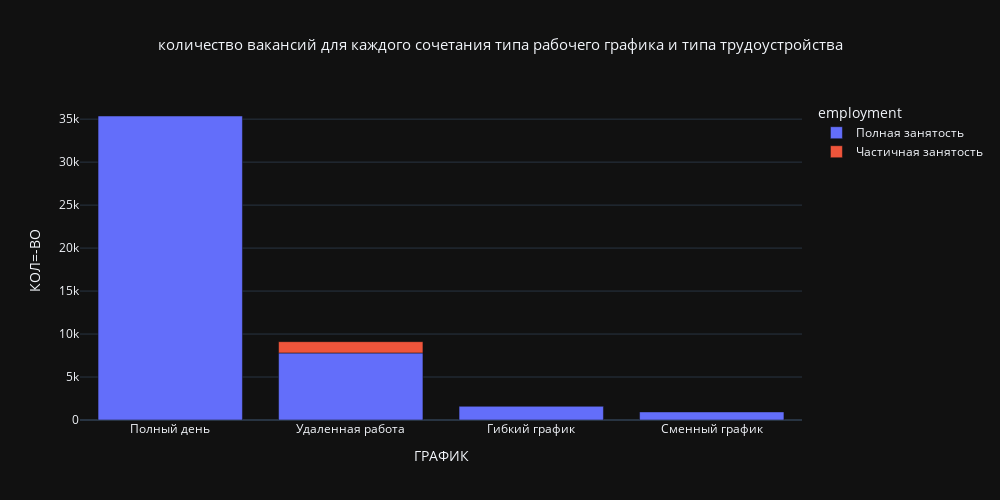

The code cell stored with this chart in its notebook:
### Code cell
DBNAME = 'project_sql'
USER = 'skillfactory'
PASSWORD = 'cCkxxLVrDE8EbvjueeMedPKt'
HOST = '84.201.134.129'
PORT = 5432

connect = psycopg2.connect(
    dbname= DBNAME,
    user= USER,
    password= PASSWORD,
    host= HOST,
    port= PORT
    
    )
query = f'''select v.schedule,
    v.employment,
    count(v.id)
    from public.VACANCIES as v
    group by 1,2
    order by 3 desc
    
     '''
     
df= pd.read_sql_query(query,connect)
res = df.groupby(['schedule','employment'],as_index=False).agg({'count':'mean'}).sort_values('count',ascending=False).iloc[:5]
display(res)
gr = px.bar(data_frame=res,
            x='schedule',
            y= 'count',
            height = 500,
            width= 1000,
            color='employment',
            template='plotly_dark',
            title= 'количество вакансий для каждого сочетания типа рабочего графика и типа трудоустройства'
           )
gr.update_layout(xaxis_title = 'ГРАФИК',
                 yaxis_title = 'КОЛ=-ВО',
                 title = {'font': dict(size = 15),
                          'x': 0.5,})
gr.update_traces(hovertemplate =  'График %{x} <br> Кол-во %{y}')
gr.show()

### Figure 1 — Plotly figure (JSON) as saved in the notebook; plotly's stock layout.template omitted (floating-point values rounded to 4 significant figures)
{"data": [{"alignmentgroup": "True", "hovertemplate": "График %{x} <br> Кол-во %{y}", "legendgroup": "Полная занятость", "marker": {"color": "#636efa", "pattern": {"shape": ""}}, "name": "Полная занятость", "offsetgroup": "Полная занятость", "orientation": "v", "showlegend": true, "textposition": "auto", "type": "bar", "x": ["Полный день", "Удаленная работа", "Гибкий график", "Сменный график"], "xaxis": "x", "y": [35367, 7802, 1593, 940], "yaxis": "y"}, {"alignmentgroup": "True", "hovertemplate": "График %{x} <br> Кол-во %{y}", "legendgroup": "Частичная занятость", "marker": {"color": "#EF553B", "pattern": {"shape": ""}}, "name": "Частичная занятость", "offsetgroup": "Частичная занятость", "orientation": "v", "showlegend": true, "textposition": "auto", "type": "bar", "x": ["Удаленная работа"], "xaxis": "x", "y": [1312], "yaxis": "y"}], "layout": {"barmode": "relative", "height": 500, "legend": {"title": {"text": "employment"}, "tracegroupgap": 0}, "title": {"font": {"size": 15}, "text": "количество вакансий для каждого сочетания типа рабочего графика и типа трудоустройства", "x": 0.5}, "width": 1000, "xaxis": {"anchor": "y", "domain": [0, 1], "title": {"text": "ГРАФИК"}}, "yaxis": {"anchor": "x", "domain": [0, 1], "title": {"text": "КОЛ=-ВО"}}}}
